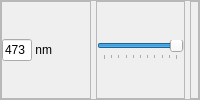
                            <widget class="QFrame" name="LED01_frame">
                             <property name="frameShape">
                              <enum>QFrame::StyledPanel</enum>
                             </property>
                             <property name="frameShadow">
                              <enum>QFrame::Raised</enum>
                             </property>
                             <layout class="QHBoxLayout" name="aa">
                              <property name="spacing">
                               <number>5</number>
                              </property>
                              <property name="leftMargin">
                               <number>0</number>
                              </property>
                              <property name="topMargin">
                               <number>0</number>
                              </property>
                              <property name="rightMargin">
                               <number>0</number>
                              </property>
                              <property name="bottomMargin">
                               <number>0</number>
                              </property>
                              <item>
                               <widget class="QFrame" name="LED01_Display_frame">
                                <property name="maximumSize">
                                 <size>
                                  <width>125</width>
                                  <height>16777215</height>
                                 </size>
                                </property>
                                <property name="frameShape">
                                 <enum>QFrame::StyledPanel</enum>
                                </property>
                                <property name="frameShadow">
                                 <enum>QFrame::Raised</enum>
                                </property>
                                <layout class="QHBoxLayout" name="LED01_toggleButton_layout">
                                 <property name="spacing">
                                  <number>0</number>
                                 </property>
                                 <property name="leftMargin">
                                  <number>0</number>
                                 </property>
                                 <property name="topMargin">
                                  <number>0</number>
                                 </property>
                                 <property name="rightMargin">
                                  <number>5</number>
                                 </property>
                                 <property name="bottomMargin">
                                  <number>0</number>
                                 </property>
                                 <item>
                                  <widget class="QLineEdit" name="LED01_Display_lineEdit">
                                   <property name="maximumSize">
                                    <size>
                                     <width>30</width>
                                     <height>16777215</height>
                                    </size>
                                   </property>
                                   <property name="text">
                                    <string>473</string>
                                   </property>
                                  </widget>
                                 </item>
                                 <item>
                                  <widget class="QLabel" name="LED01_Display_label">
                                   <property name="text">
                                    <string> nm </string>
                                   </property>
                                   <property name="alignment">
                                    <set>Qt::AlignLeading|Qt::AlignLeft|Qt::AlignVCenter</set>
                                   </property>
                                  </widget>
                                 </item>
                                </layout>
                               </widget>
                              </item>
                              <item>
                               <widget class="QFrame" name="LED01_Slider_frame">
                                <property name="maximumSize">
                                 <size>
                                  <width>225</width>
                                  <height>16777215</height>
                                 </size>
                                </property>
                                <property name="frameShape">
                                 <enum>QFrame::StyledPanel</enum>
                                </property>
                                <property name="frameShadow">
                                 <enum>QFrame::Raised</enum>
                                </property>
                                <layout class="QVBoxLayout" name="verticalLayout_12">
                                 <property name="spacing">
                                  <number>0</number>
                                 </property>
                                 <property name="leftMargin">
                                  <number>0</number>
                                 </property>
                                 <property name="topMargin">
                                  <number>0</number>
                                 </property>
                                 <property name="rightMargin">
                                  <number>0</number>
                                 </property>
                                 <property name="bottomMargin">
                                  <number>0</number>
                                 </property>
                                 <item>
                                  <widget class="QSlider" name="LED01_Slider">
                                   <property name="maximum">
                                    <number>100</number>
                                   </property>
                                   <property name="sliderPosition">
                                    <number>100</number>
                                   </property>
                                   <property name="orientation">
                                    <enum>Qt::Horizontal</enum>
                                   </property>
                                   <property name="tickPosition">
                                    <enum>QSlider::TicksBelow</enum>
                                   </property>
                                   <property name="tickInterval">
                                    <number>10</number>
                                   </property>
                                  </widget>
                                 </item>
                                </layout>
                               </widget>
                              </item>
                              <item>
                               <widget class="QFrame" name="LED01_Light_frame">
                                <property name="maximumSize">
                                 <size>
                                  <width>50</width>
                                  <height>16777215</height>
                                 </size>
                                </property>
                                <property name="frameShape">
                                 <enum>QFrame::StyledPanel</enum>
                                </property>
                                <property name="frameShadow">
                                 <enum>QFrame::Raised</enum>
                                </property>
                                <layout class="QHBoxLayout" name="horizontalLayout_47">
                                 <property name="spacing">
                                  <number>0</number>
                                 </property>
                                 <property name="leftMargin">
                                  <number>0</number>
                                 </property>
                                 <property name="topMargin">
                                  <number>0</number>
                                 </property>
                                 <property name="rightMargin">
                                  <number>0</number>
                                 </property>
                                 <property name="bottomMargin">
                                  <number>0</number>
                                 </property>
                                 <item>
                                  <widget class="QLabel" name="LED01_Value">
                                   <property name="text">
                                    <string/>
                                   </property>
                                   <property name="alignment">
                                    <set>Qt::AlignCenter</set>
                                   </property>
                                  </widget>
                                 </item>
                                </layout>
                               </widget>
                              </item>
                             </layout>
                            </widget>
